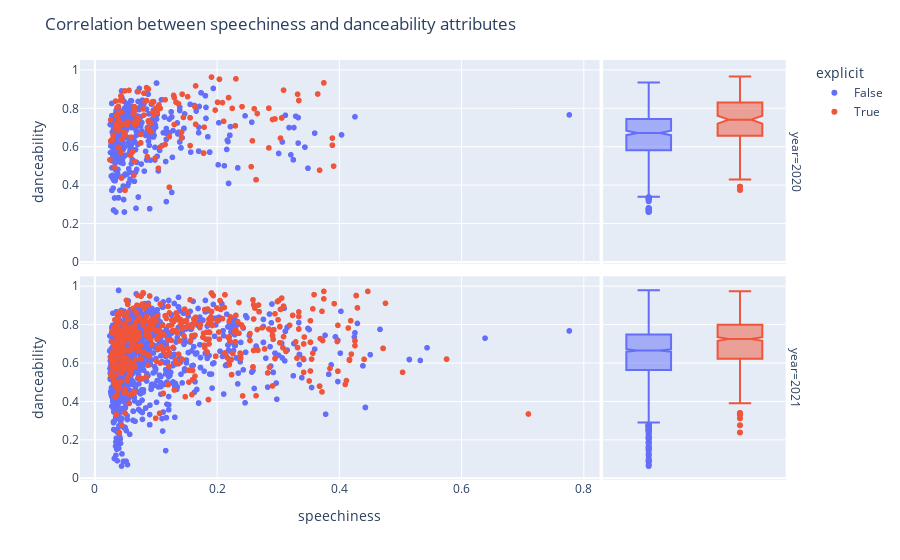

Notebook source saved alongside this figure:
### Code cell
get_correlation_song_attribute('speechiness', 'danceability')

### Figure 1 — Plotly figure (JSON) as saved in the notebook; plotly's stock layout.template omitted (floating-point values rounded to 4 significant figures; data arrays with more than 128 entries replaced by an {"elided": "..."} marker saying what was removed)
{"data": [{"hovertemplate": "explicit=False<br>year=2020<br>speechiness=%{x}<br>danceability=%{y}<extra></extra>", "legendgroup": "False", "marker": {"color": "#636efa", "symbol": "circle"}, "mode": "markers", "name": "False", "showlegend": true, "type": "scattergl", "x": {"elided": "476 float values"}, "xaxis": "x3", "y": {"elided": "476 float values"}, "yaxis": "y3"}, {"alignmentgroup": "True", "hovertemplate": "explicit=False<br>year=2020<br>danceability=%{y}<extra></extra>", "legendgroup": "False", "marker": {"color": "#636efa", "symbol": "circle"}, "name": "False", "notched": true, "offsetgroup": "False", "showlegend": false, "type": "box", "xaxis": "x4", "y": {"elided": "476 float values"}, "yaxis": "y4"}, {"hovertemplate": "explicit=False<br>year=2021<br>speechiness=%{x}<br>danceability=%{y}<extra></extra>", "legendgroup": "False", "marker": {"color": "#636efa", "symbol": "circle"}, "mode": "markers", "name": "False", "showlegend": false, "type": "scattergl", "x": {"elided": "2007 float values"}, "xaxis": "x", "y": {"elided": "2007 float values"}, "yaxis": "y"}, {"alignmentgroup": "True", "hovertemplate": "explicit=False<br>year=2021<br>danceability=%{y}<extra></extra>", "legendgroup": "False", "marker": {"color": "#636efa", "symbol": "circle"}, "name": "False", "notched": true, "offsetgroup": "False", "showlegend": false, "type": "box", "xaxis": "x2", "y": {"elided": "2007 float values"}, "yaxis": "y2"}, {"hovertemplate": "explicit=True<br>year=2020<br>speechiness=%{x}<br>danceability=%{y}<extra></extra>", "legendgroup": "True", "marker": {"color": "#EF553B", "symbol": "circle"}, "mode": "markers", "name": "True", "showlegend": true, "type": "scattergl", "x": {"elided": "172 float values"}, "xaxis": "x3", "y": {"elided": "172 float values"}, "yaxis": "y3"}, {"alignmentgroup": "True", "hovertemplate": "explicit=True<br>year=2020<br>danceability=%{y}<extra></extra>", "legendgroup": "True", "marker": {"color": "#EF553B", "symbol": "circle"}, "name": "True", "notched": true, "offsetgroup": "True", "showlegend": false, "type": "box", "xaxis": "x4", "y": {"elided": "172 float values"}, "yaxis": "y4"}, {"hovertemplate": "explicit=True<br>year=2021<br>speechiness=%{x}<br>danceability=%{y}<extra></extra>", "legendgroup": "True", "marker": {"color": "#EF553B", "symbol": "circle"}, "mode": "markers", "name": "True", "showlegend": false, "type": "scattergl", "x": {"elided": "827 float values"}, "xaxis": "x", "y": {"elided": "827 float values"}, "yaxis": "y"}, {"alignmentgroup": "True", "hovertemplate": "explicit=True<br>year=2021<br>danceability=%{y}<extra></extra>", "legendgroup": "True", "marker": {"color": "#EF553B", "symbol": "circle"}, "name": "True", "notched": true, "offsetgroup": "True", "showlegend": false, "type": "box", "xaxis": "x2", "y": {"elided": "827 float values"}, "yaxis": "y2"}], "layout": {"annotations": [{"font": {}, "showarrow": false, "text": "year=2021", "textangle": 90, "x": 0.98, "xanchor": "left", "xref": "paper", "y": 0.2425, "yanchor": "middle", "yref": "paper"}, {"font": {}, "showarrow": false, "text": "year=2020", "textangle": 90, "x": 0.98, "xanchor": "left", "xref": "paper", "y": 0.7575, "yanchor": "middle", "yref": "paper"}], "legend": {"title": {"text": "explicit"}, "tracegroupgap": 0}, "margin": {"t": 60}, "title": {"text": "Correlation between speechiness and danceability attributes"}, "xaxis": {"anchor": "y", "domain": [0, 0.7215], "title": {"text": "speechiness"}}, "xaxis2": {"anchor": "y2", "domain": [0.7265, 0.98], "matches": "x2", "showgrid": false, "showline": false, "showticklabels": false, "ticks": ""}, "xaxis3": {"anchor": "y3", "domain": [0, 0.7215], "matches": "x", "showticklabels": false}, "xaxis4": {"anchor": "y4", "domain": [0.7265, 0.98], "matches": "x2", "showgrid": false, "showline": false, "showticklabels": false, "ticks": ""}, "yaxis": {"anchor": "x", "domain": [0, 0.485], "title": {"text": "danceability"}}, "yaxis2": {"anchor": "x2", "domain": [0, 0.485], "matches": "y", "showgrid": true, "showticklabels": false}, "yaxis3": {"anchor": "x3", "domain": [0.515, 1], "matches": "y", "title": {"text": "danceability"}}, "yaxis4": {"anchor": "x4", "domain": [0.515, 1], "matches": "y", "showgrid": true, "showticklabels": false}}}
